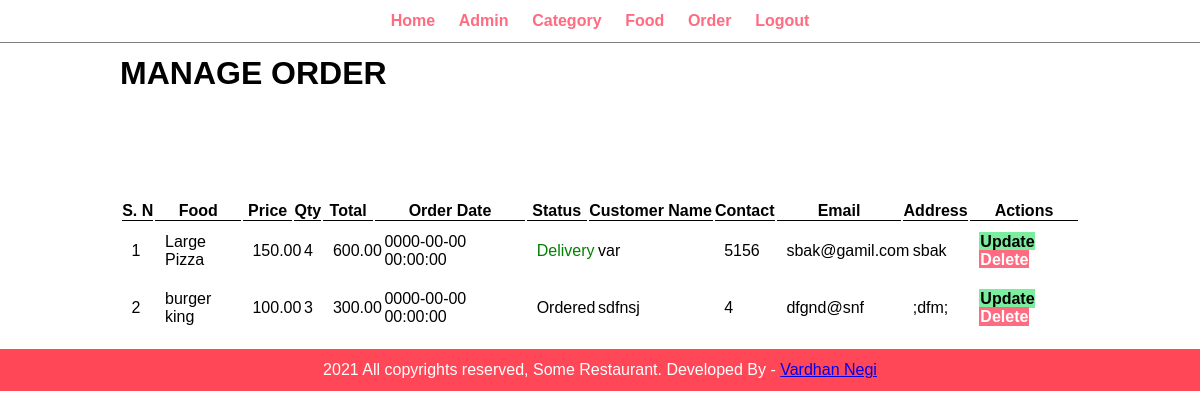
The page /admin/manage-order.php (signed in) on the database its author committed.
### tables this page shows
CREATE TABLE `tbl_order` (
  `id` int(8) NOT NULL,
  `food` varchar(150) NOT NULL,
  `price` decimal(10,2) NOT NULL,
  `qty` int(8) NOT NULL,
  `total` decimal(10,2) NOT NULL,
  `order_date` datetime NOT NULL,
  `status` varchar(50) NOT NULL,
  `customer_name` varchar(150) NOT NULL,
  `customer_contact` varchar(20) NOT NULL,
  `customer_email` varchar(150) NOT NULL,
  `customer_address` varchar(255) NOT NULL
);

### admin/manage-order.php (the view, shortened to what this page needs)
<?php include('partials/menu.php')?>
<div class="main-content">
        <div class="wrapper">
            <h1>MANAGE ORDER</h1>
            <br/><br/><br>
            <br><br><br>
            <table class="tbl-full">
                <tr>
                    <th>S. N</th>
                    <th>Food</th>
                    <th>Price</th>
                    <th>Qty</th>
                    <th>Total</th>
                    <th>Order Date</th>
                    <th>Status</th>
                    <th>Customer Name</th>
                    <th>Contact</th>
                    <th>Email</th>
                    <th>Address</th>
                    <th>Actions</th>
                </tr>
                <?php
                $sql = "SELECT * FROM tbl_order ORDER BY id DESC";
                $res = mysqli_query($conn,$sql);
                $count = mysqli_num_rows($res);
                $sn=1;
                if($count>0){
                    while($row=mysqli_fetch_assoc($res)){
                        $id=$row['id'];
                        $food=$row['food'];
                        $price=$row['price'];
                        $qty=$row['qty'];
                        $total=$row['total'];
                        $order_date=$row['order_date'];
                        $status=$row['status'];
                        $customer_name=$row['customer_name'];
                        $customer_contact=$row['customer_contact'];
                        $customer_email=$row['customer_email'];
                        $customer_address=$row['customer_address'];
                        echo'
                        <tr>
                            <td>'.$sn++.'</td>
                            <td>'.$food.'</td>
                            <td>'.$price.'</td>
                            <td>'.$qty.'</td>
                            <td>'.$total.'</td>
                            <td>'.$order_date.'</td>
                            <td>';
                            if($status=="Ordered"){
                                echo"<label>$status</label>";
                            }elseif($status=="On Delivery"){
                                echo"<label style='color: orange;'>$status</label>";
                            }elseif($status=="Delivery"){
                                echo"<label style='color: green;'>$status</label>";
                            }elseif($status=="Cancelled"){
                                echo"<label style='color: red;'>$status</label>";
                            }
                            echo'</td><td>'.$customer_name.'</td>
                            <td>'.$customer_contact.'</td>
                            <td>'.$customer_email.'</td>
                            <td>'.$customer_address.'</td>
                            <td>
                                <a class="btn-secondary" href="'.SITEURL.'admin/update-order.php?id='.$id.'">Update</a>
                                <a class="btn-danger" href="'.SITEURL.'admin/delete-order.php?id='.$id.'">Delete</a>
                            </td>
                        </tr>';
                    }
                }
                ?>
            </table>
        </div>
    </div>
<?php include('partials/footer.php')?>

### css/admin.css (style rules this page uses)
* { margin: 0; padding: 0; font-family:Arial, Helvetica, sans-serif; }
.wrapper { padding: 1%; width: 80%; margin: 0 auto; }
.tbl-full { width: 100%; }
table tr th { border-bottom: 1px solid black; }
table tr td { padding: 1%; text-align: left; }
.btn-secondary { background-color: #7bed9f; padding: 1%; color: black; text-decoration: none; font-weight: bold; }
.btn-danger { background-color: #ff6b81; padding: 1%; color: white; text-decoration: none; font-weight: bold; }

### rows shown on the page
tbl_order: food "Large Pizza", price "150.00", qty "4", total "600.00", order_date "0000-00-00 00:00:00", status "Delivery", customer_name "var", customer_contact "5156", customer_email "sbak@gamil.com", customer_address "sbak"
tbl_order: food "burger king", price "100.00", qty "3", total "300.00", order_date "0000-00-00 00:00:00", status "Ordered", customer_name "sdfnsj", customer_contact "4", customer_email "dfgnd@snf", customer_address ";dfm;"
